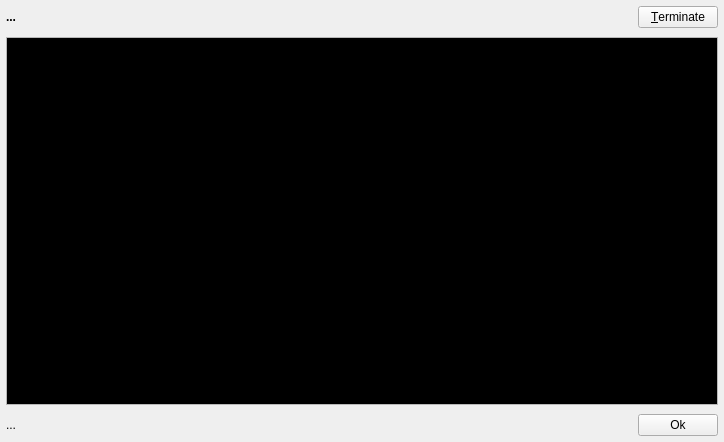
<?xml version="1.0" encoding="UTF-8"?>
<ui version="4.0">
 <class>Console</class>
 <widget class="QMainWindow" name="Console">
  <property name="geometry">
   <rect>
    <x>0</x>
    <y>0</y>
    <width>724</width>
    <height>442</height>
   </rect>
  </property>
  <property name="windowTitle">
   <string>Action output window - QGit</string>
  </property>
  <property name="windowIcon">
   <iconset theme="utilities-terminal" resource="icons.qrc">
    <normaloff>:/icons/resources/openterm.png</normaloff>:/icons/resources/openterm.png</iconset>
  </property>
  <widget class="QWidget" name="widget">
   <layout class="QVBoxLayout" name="verticalLayout">
    <property name="spacing">
     <number>9</number>
    </property>
    <property name="leftMargin">
     <number>6</number>
    </property>
    <property name="topMargin">
     <number>6</number>
    </property>
    <property name="rightMargin">
     <number>6</number>
    </property>
    <property name="bottomMargin">
     <number>6</number>
    </property>
    <item>
     <layout class="QHBoxLayout">
      <property name="spacing">
       <number>6</number>
      </property>
      <property name="leftMargin">
       <number>0</number>
      </property>
      <property name="topMargin">
       <number>0</number>
      </property>
      <property name="rightMargin">
       <number>0</number>
      </property>
      <property name="bottomMargin">
       <number>0</number>
      </property>
      <item>
       <widget class="QLabel" name="textLabelCmd">
        <property name="sizePolicy">
         <sizepolicy hsizetype="Preferred" vsizetype="Preferred">
          <horstretch>3</horstretch>
          <verstretch>0</verstretch>
         </sizepolicy>
        </property>
        <property name="font">
         <font>
          <weight>75</weight>
          <bold>true</bold>
         </font>
        </property>
        <property name="toolTip">
         <string>Shows action definition</string>
        </property>
        <property name="text">
         <string>...</string>
        </property>
        <property name="textFormat">
         <enum>Qt::TextFormat::PlainText</enum>
        </property>
        <property name="alignment">
         <set>Qt::AlignLeading|Qt::AlignLeft|Qt::AlignVCenter</set>
        </property>
        <property name="wordWrap">
         <bool>true</bool>
        </property>
       </widget>
      </item>
      <item>
       <spacer>
        <property name="orientation">
         <enum>Qt::Orientation::Horizontal</enum>
        </property>
        <property name="sizeHint" stdset="0">
         <size>
          <width>40</width>
          <height>20</height>
         </size>
        </property>
       </spacer>
      </item>
      <item>
       <widget class="QPushButton" name="pushButtonTerminate">
        <property name="sizePolicy">
         <sizepolicy hsizetype="Minimum" vsizetype="Fixed">
          <horstretch>0</horstretch>
          <verstretch>0</verstretch>
         </sizepolicy>
        </property>
        <property name="toolTip">
         <string>Click to terminate action execution</string>
        </property>
        <property name="text">
         <string>&amp;Terminate</string>
        </property>
        <property name="icon">
         <iconset theme="dialog-cancel" resource="icons.qrc">
          <normaloff>:/icons/resources/cancel.png</normaloff>:/icons/resources/cancel.png</iconset>
        </property>
        <property name="autoDefault">
         <bool>true</bool>
        </property>
        <property name="flat">
         <bool>false</bool>
        </property>
       </widget>
      </item>
     </layout>
    </item>
    <item>
     <widget class="QTextEdit" name="textEditOutput">
      <property name="palette">
       <palette>
        <active>
         <colorrole role="Text">
          <brush brushstyle="SolidPattern">
           <color alpha="255">
            <red>85</red>
            <green>255</green>
            <blue>0</blue>
           </color>
          </brush>
         </colorrole>
         <colorrole role="BrightText">
          <brush brushstyle="SolidPattern">
           <color alpha="255">
            <red>255</red>
            <green>255</green>
            <blue>255</blue>
           </color>
          </brush>
         </colorrole>
         <colorrole role="Base">
          <brush brushstyle="SolidPattern">
           <color alpha="255">
            <red>0</red>
            <green>0</green>
            <blue>0</blue>
           </color>
          </brush>
         </colorrole>
         <colorrole role="Highlight">
          <brush brushstyle="SolidPattern">
           <color alpha="255">
            <red>103</red>
            <green>141</green>
            <blue>178</blue>
           </color>
          </brush>
         </colorrole>
         <colorrole role="HighlightedText">
          <brush brushstyle="SolidPattern">
           <color alpha="255">
            <red>255</red>
            <green>255</green>
            <blue>255</blue>
           </color>
          </brush>
         </colorrole>
        </active>
        <inactive>
         <colorrole role="Text">
          <brush brushstyle="SolidPattern">
           <color alpha="255">
            <red>85</red>
            <green>255</green>
            <blue>0</blue>
           </color>
          </brush>
         </colorrole>
         <colorrole role="BrightText">
          <brush brushstyle="SolidPattern">
           <color alpha="255">
            <red>255</red>
            <green>255</green>
            <blue>255</blue>
           </color>
          </brush>
         </colorrole>
         <colorrole role="Base">
          <brush brushstyle="SolidPattern">
           <color alpha="255">
            <red>0</red>
            <green>0</green>
            <blue>0</blue>
           </color>
          </brush>
         </colorrole>
         <colorrole role="Highlight">
          <brush brushstyle="SolidPattern">
           <color alpha="255">
            <red>103</red>
            <green>141</green>
            <blue>178</blue>
           </color>
          </brush>
         </colorrole>
         <colorrole role="HighlightedText">
          <brush brushstyle="SolidPattern">
           <color alpha="255">
            <red>255</red>
            <green>255</green>
            <blue>255</blue>
           </color>
          </brush>
         </colorrole>
        </inactive>
        <disabled>
         <colorrole role="Text">
          <brush brushstyle="SolidPattern">
           <color alpha="255">
            <red>199</red>
            <green>199</green>
            <blue>199</blue>
           </color>
          </brush>
         </colorrole>
         <colorrole role="BrightText">
          <brush brushstyle="SolidPattern">
           <color alpha="255">
            <red>255</red>
            <green>255</green>
            <blue>255</blue>
           </color>
          </brush>
         </colorrole>
         <colorrole role="Base">
          <brush brushstyle="SolidPattern">
           <color alpha="255">
            <red>239</red>
            <green>239</green>
            <blue>239</blue>
           </color>
          </brush>
         </colorrole>
         <colorrole role="Highlight">
          <brush brushstyle="SolidPattern">
           <color alpha="255">
            <red>86</red>
            <green>117</green>
            <blue>148</blue>
           </color>
          </brush>
         </colorrole>
         <colorrole role="HighlightedText">
          <brush brushstyle="SolidPattern">
           <color alpha="255">
            <red>255</red>
            <green>255</green>
            <blue>255</blue>
           </color>
          </brush>
         </colorrole>
        </disabled>
       </palette>
      </property>
      <property name="acceptDrops">
       <bool>false</bool>
      </property>
      <property name="undoRedoEnabled">
       <bool>false</bool>
      </property>
      <property name="readOnly">
       <bool>true</bool>
      </property>
      <property name="acceptRichText">
       <bool>false</bool>
      </property>
     </widget>
    </item>
    <item>
     <layout class="QHBoxLayout" name="horizontalLayout">
      <item>
       <widget class="QLabel" name="textLabelEnd">
        <property name="sizePolicy">
         <sizepolicy hsizetype="Preferred" vsizetype="Preferred">
          <horstretch>3</horstretch>
          <verstretch>0</verstretch>
         </sizepolicy>
        </property>
        <property name="toolTip">
         <string>Shows action definition</string>
        </property>
        <property name="text">
         <string>...</string>
        </property>
        <property name="textFormat">
         <enum>Qt::PlainText</enum>
        </property>
        <property name="alignment">
         <set>Qt::AlignLeading|Qt::AlignLeft|Qt::AlignVCenter</set>
        </property>
        <property name="wordWrap">
         <bool>true</bool>
        </property>
       </widget>
      </item>
      <item>
       <spacer name="horizontalSpacer">
        <property name="orientation">
         <enum>Qt::Horizontal</enum>
        </property>
        <property name="sizeHint" stdset="0">
         <size>
          <width>40</width>
          <height>20</height>
         </size>
        </property>
       </spacer>
      </item>
      <item>
       <widget class="QPushButton" name="pushButtonOk">
        <property name="minimumSize">
         <size>
          <width>80</width>
          <height>0</height>
         </size>
        </property>
        <property name="text">
         <string>Ok</string>
        </property>
       </widget>
      </item>
     </layout>
    </item>
   </layout>
  </widget>
  <action name="actionTerminate">
   <property name="text">
    <string>Terminate</string>
   </property>
  </action>
 </widget>
 <layoutdefault spacing="6" margin="11"/>
 <tabstops>
  <tabstop>pushButtonTerminate</tabstop>
  <tabstop>pushButtonOk</tabstop>
  <tabstop>textEditOutput</tabstop>
 </tabstops>
 <resources>
  <include location="icons.qrc"/>
 </resources>
 <connections/>
</ui>
